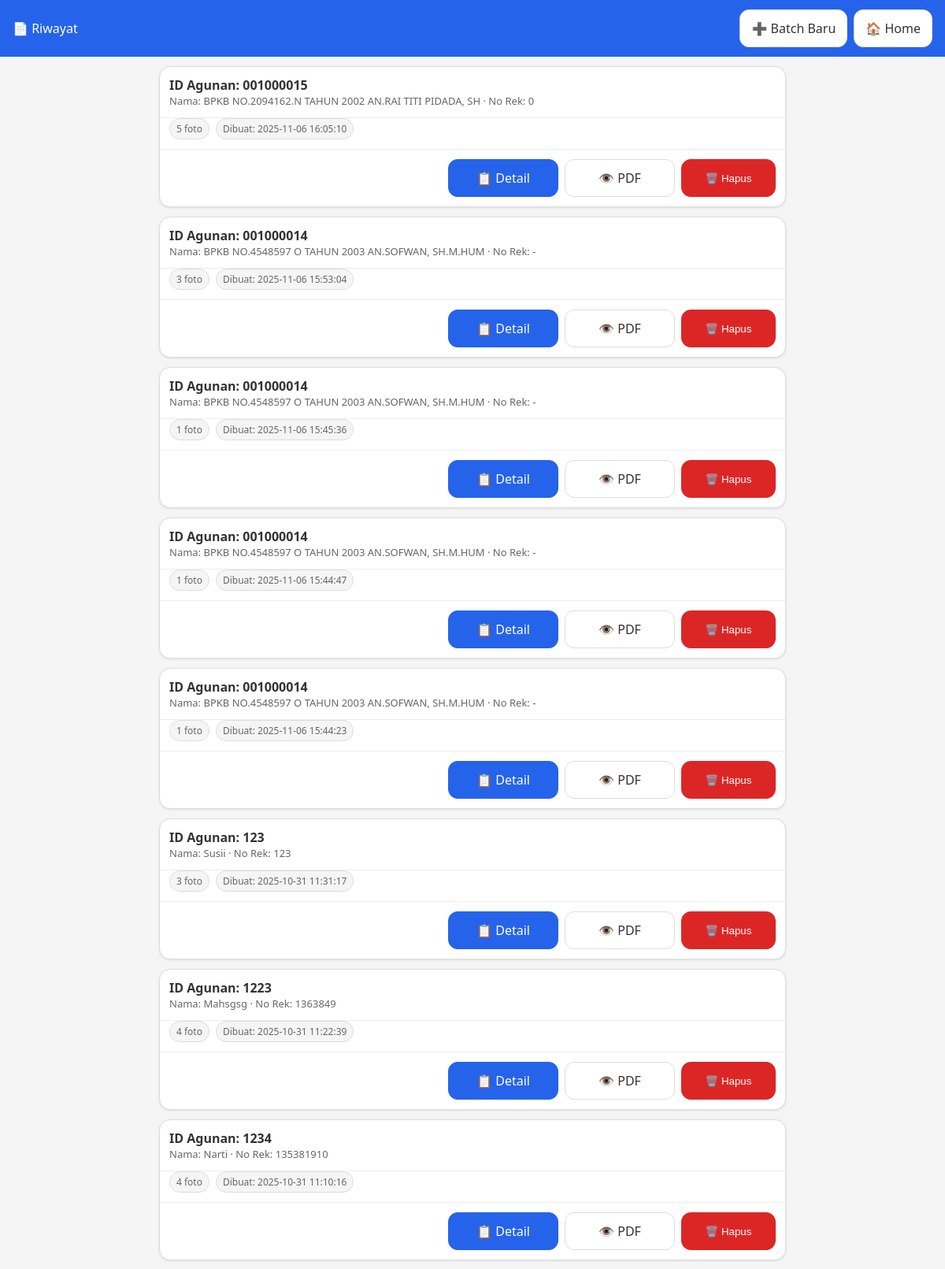
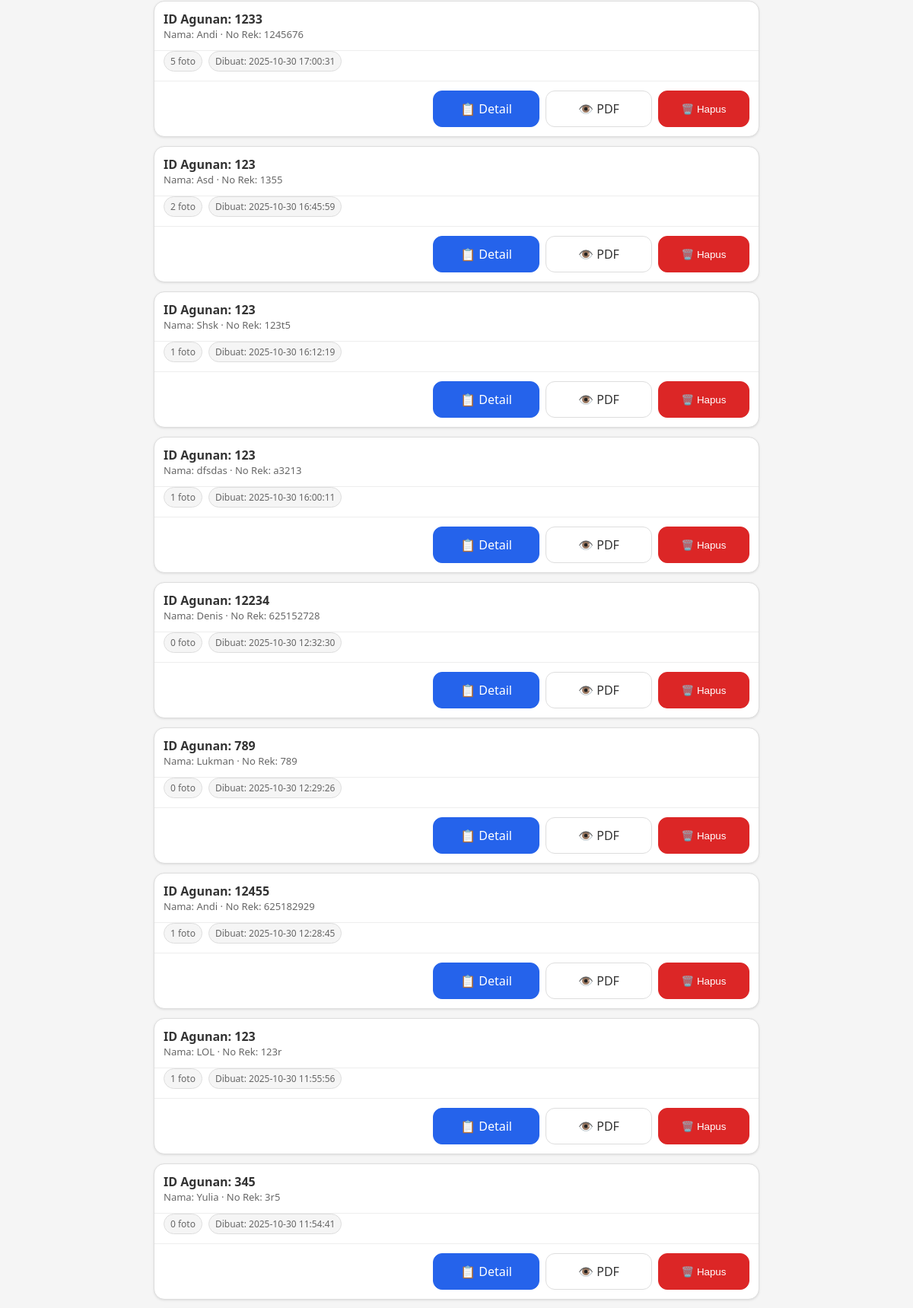
/ui/history.php (signed in, upper part), run on the app's committed database (2 pictures, top to bottom).
### tables this page shows
CREATE TABLE `agunan_data`  (
  `id` int(11) NOT NULL AUTO_INCREMENT,
  `id_agunan` varchar(50) NOT NULL,
  `agunan_id_ibs` varchar(20) NULL DEFAULT NULL COMMENT 'ID Agunan dari Core Banking IBS',
  `kode_jenis_agunan` char(3) NULL DEFAULT NULL COMMENT 'Kode jenis agunan dari IBS (5=SHM, 6=SHGB, dll)',
  `cif` varchar(20) NULL DEFAULT NULL COMMENT 'CIF Nasabah dari IBS',
  `nama_nasabah_ibs` varchar(200) NULL DEFAULT NULL COMMENT 'Nama Nasabah dari tabel nasabah IBS',
  `alamat_nasabah_ibs` text NULL COMMENT 'Alamat Nasabah dari IBS',
  `deskripsi_ringkas` varchar(254) NULL DEFAULT NULL COMMENT 'Deskripsi agunan dari IBS',
  `tanah_no_shm` varchar(100) NULL DEFAULT NULL COMMENT 'Nomor Sertifikat Hak Milik',
  `tanah_no_shgb` varchar(100) NULL DEFAULT NULL COMMENT 'Nomor Sertifikat Hak Guna Bangunan',
  `tanah_tgl_sertifikat` date NULL DEFAULT NULL COMMENT 'Tanggal Sertifikat',
  `tanah_luas` decimal(18, 2) NULL DEFAULT NULL COMMENT 'Luas Tanah (m2)',
  `tanah_nama_pemilik` varchar(200) NULL DEFAULT NULL COMMENT 'Nama Pemilik Tanah',
  `tanah_lokasi` text NULL COMMENT 'Lokasi: Desa, Kecamatan, Kabupaten',
  `kend_jenis` varchar(80) NULL DEFAULT NULL COMMENT 'Jenis Kendaraan',
  `kend_merk` varchar(80) NULL DEFAULT NULL COMMENT 'Merk Kendaraan',
  `kend_tahun` char(4) NULL DEFAULT NULL COMMENT 'Tahun Pembuatan',
  `kend_no_polisi` varchar(100) NULL DEFAULT NULL COMMENT 'Nomor Polisi Kendaraan',
  `verified_from_ibs` tinyint(1) NULL DEFAULT 0 COMMENT '0=manual, 1=verified dari IBS',
  `verified_at` datetime NULL DEFAULT NULL COMMENT 'Waktu verifikasi ke IBS',
  `verified_by` varchar(50) NULL DEFAULT NULL COMMENT 'Username yang melakukan verifikasi',
  `photo_taken_by` varchar(50) NULL DEFAULT NULL COMMENT 'Username fotografer',
  `photo_taken_at` datetime NULL DEFAULT NULL COMMENT 'Waktu mulai foto',
  `photo_device` varchar(200) NULL DEFAULT NULL COMMENT 'Device info (user agent)',
  `nama_nasabah` varchar(100) NOT NULL,
  `no_rek` varchar(50) NOT NULL,
  `user_id` int(11) NOT NULL,
  `created_by` varchar(50) NOT NULL,
  `nama_kc` varchar(100) NOT NULL,
  `kode_kantor` varchar(20) NOT NULL DEFAULT 'POKP',
  `pdf_filename` varchar(255) NOT NULL,
  `pdf_path` varchar(500) NOT NULL,
  `total_foto` int(11) NULL DEFAULT 0,
  `created_at` timestamp NULL DEFAULT CURRENT_TIMESTAMP,
  `updated_at` timestamp NULL DEFAULT CURRENT_TIMESTAMP ON UPDATE CURRENT_TIMESTAMP,
  PRIMARY KEY (`id`) USING BTREE,
  INDEX `user_id`(`user_id`) USING BTREE,
  INDEX `idx_id_agunan`(`id_agunan`) USING BTREE,
  INDEX `idx_nama_nasabah`(`nama_nasabah`) USING BTREE,
  INDEX `idx_no_rek`(`no_rek`) USING BTREE,
  INDEX `idx_created_at`(`created_at`) USING BTREE,
  INDEX `idx_agunan_id_ibs`(`agunan_id_ibs`) USING BTREE,
  INDEX `idx_verified`(`verified_from_ibs`) USING BTREE,
  INDEX `idx_photo_taken_by`(`photo_taken_by`) USING BTREE,
  INDEX `idx_cif`(`cif`) USING BTREE
);

### ui/history.php (the view, shortened to what this page needs)
<?php
require_once __DIR__ . '/../config.php';
$kode_kantor = $_SESSION['kode_kantor'] ?? '000';
$rows = [];
if ($kode_kantor === '000') {
    $sql = "SELECT ad.*,
            (SELECT COUNT(*) FROM agunan_foto af WHERE af.agunan_data_id = ad.id) as jumlah_foto_aktual
            FROM agunan_data ad
            ORDER BY ad.created_at DESC
            LIMIT 200";
    $res = $conn->query($sql);
}
if ($res) { while($r = $res->fetch_assoc()) $rows[] = $r; }
?>
<!DOCTYPE html>
<html lang="id">
<head>
  </head>
  <body>
    <header>
      <div>📄 Riwayat</div>
      <nav class="row">
        <a class="btn secondary" href="capture_batch.php">➕ Batch Baru</a>
        <a class="btn secondary" href="../home.php">🏠 Home</a>
      </nav>
    </header>
    <div class="wrap">
      <?php if (!$rows): ?>
        <div class="item"><div class="empty">Belum ada data</div></div>
      <?php else: ?>
        <div class="list">
          <?php foreach($rows as $r): ?>
            <div class="item">
              <div class="head">
                <div class="title">ID Agunan: <?= htmlspecialchars($r['id_agunan']) ?></div>
                <div class="sub">Nama: <?= htmlspecialchars($r['nama_nasabah']) ?> · No Rek: <?= htmlspecialchars($r['no_rek']) ?></div>
              </div>
              <div class="meta">
                <span class="badge"><?= (int)$r['jumlah_foto_aktual'] ?> foto</span>
                <span class="badge">Dibuat: <?= htmlspecialchars($r['created_at']) ?></span>
              </div>
              <div class="foot">
                <?php if (!empty($r['pdf_path'])): ?>
                  <div class="grid3">
                    <a class="btn" href="agunan_detail.php?id=<?= $r['id'] ?>">📋 Detail</a>
                    <a class="btn secondary" target="_blank" href="../<?= htmlspecialchars($r['pdf_path']) ?>">👁️ PDF</a>
                    <button class="btn danger" onclick="hapusData(<?= $r['id'] ?>, '<?= htmlspecialchars($r['id_agunan'], ENT_QUOTES) ?>')">🗑️ Hapus</button>
                  </div>
                <?php endif; ?>
              </div>
            </div>
          <?php endforeach; ?>
        </div>
      <?php endif; ?>
    </div>
  </body>
  </html>

### ui/history.php (style rules this page uses)
* { box-sizing:border-box }
body { margin:0;font-family:system-ui,-apple-system,Segoe UI,Roboto,Arial,sans-serif;background:#f5f5f5;color:#333 }
header { padding:12px 16px;background:#2563eb;color:#fff;display:flex;justify-content:space-between;align-items:center }
.wrap { padding:12px;max-width:820px;margin:0 auto }
.btn { padding:12px 14px;border-radius:12px;border:1px solid #2563eb;background:#2563eb;color:#fff;text-decoration:none;display:flex;align-items:center;justify-content:center;gap:8px }
.btn.secondary { background:#fff;border-color:#ddd;color:#333 }
.badge { padding:4px 8px;border-radius:999px;background:#f5f5f5;border:1px solid #ddd;font-size:12px;color:#666 }
.list { display:grid;grid-template-columns:1fr;gap:12px }
.item { background:#fff;border:1px solid #ddd;border-radius:14px;overflow:hidden;box-shadow:0 1px 3px rgba(0,0,0,.1) }
.row { display:flex;gap:8px;flex-wrap:wrap;align-items:center }
.item .head { padding:12px;border-bottom:1px solid #eee }
.title { font-weight:700;color:#333 }
.sub { color:#666;font-size:13px }
.meta { padding:0 12px 12px 12px;display:flex;gap:8px;flex-wrap:wrap }
.foot { padding:12px;border-top:1px solid #eee }
.grid3 { display:grid;grid-template-columns:1fr 1fr 1fr;gap:8px }
.btn.danger { background:#dc2626;border-color:#dc2626 }
@media (min-width:720px) { .grid3 { grid-template-columns:140px 140px 120px;justify-content:end } }

### data on the page
agunan_data: id_agunan "001000015", nama_nasabah "BPKB NO.2094162.N TAHUN 2002 AN.RAI TITI PIDADA, SH", no_rek "0", jumlah_foto_aktual "5", created_at "2025-11-06 16:05:10"
agunan_data: id_agunan "001000014", nama_nasabah "BPKB NO.4548597 O TAHUN 2003 AN.SOFWAN, SH.M.HUM", no_rek "-", jumlah_foto_aktual "3", created_at "2025-11-06 15:53:04"
agunan_data: id_agunan "001000014", nama_nasabah "BPKB NO.4548597 O TAHUN 2003 AN.SOFWAN, SH.M.HUM", no_rek "-", jumlah_foto_aktual "1", created_at "2025-11-06 15:45:36"
agunan_data: id_agunan "001000014", nama_nasabah "BPKB NO.4548597 O TAHUN 2003 AN.SOFWAN, SH.M.HUM", no_rek "-", jumlah_foto_aktual "1", created_at "2025-11-06 15:44:47"
agunan_data: id_agunan "001000014", nama_nasabah "BPKB NO.4548597 O TAHUN 2003 AN.SOFWAN, SH.M.HUM", no_rek "-", jumlah_foto_aktual "1", created_at "2025-11-06 15:44:23"
agunan_data: id_agunan "123", nama_nasabah "Susii", no_rek "123", jumlah_foto_aktual "3", created_at "2025-10-31 11:31:17"
agunan_data: id_agunan "1223", nama_nasabah "Mahsgsg", no_rek "1363849", jumlah_foto_aktual "4", created_at "2025-10-31 11:22:39"
agunan_data: id_agunan "1234", nama_nasabah "Narti", no_rek "135381910", jumlah_foto_aktual "4", created_at "2025-10-31 11:10:16"
agunan_data: id_agunan "1233", nama_nasabah "Andi", no_rek "1245676", jumlah_foto_aktual "5", created_at "2025-10-30 17:00:31"
agunan_data: id_agunan "123", nama_nasabah "Asd", no_rek "1355", jumlah_foto_aktual "2", created_at "2025-10-30 16:45:59"
agunan_data: id_agunan "123", nama_nasabah "Shsk", no_rek "123t5", jumlah_foto_aktual "1", created_at "2025-10-30 16:12:19"
agunan_data: id_agunan "123", nama_nasabah "dfsdas", no_rek "a3213", jumlah_foto_aktual "1", created_at "2025-10-30 16:00:11"
agunan_data: id_agunan "12234", nama_nasabah "Denis", no_rek "625152728", jumlah_foto_aktual "0", created_at "2025-10-30 12:32:30"
agunan_data: id_agunan "789", nama_nasabah "Lukman", no_rek "789", jumlah_foto_aktual "0", created_at "2025-10-30 12:29:26"
agunan_data: id_agunan "12455", nama_nasabah "Andi", no_rek "625182929", jumlah_foto_aktual "1", created_at "2025-10-30 12:28:45"
agunan_data: id_agunan "123", nama_nasabah "LOL", no_rek "123r", jumlah_foto_aktual "1", created_at "2025-10-30 11:55:56"
agunan_data: id_agunan "345", nama_nasabah "Yulia", no_rek "3r5", jumlah_foto_aktual "0", created_at "2025-10-30 11:54:41"
